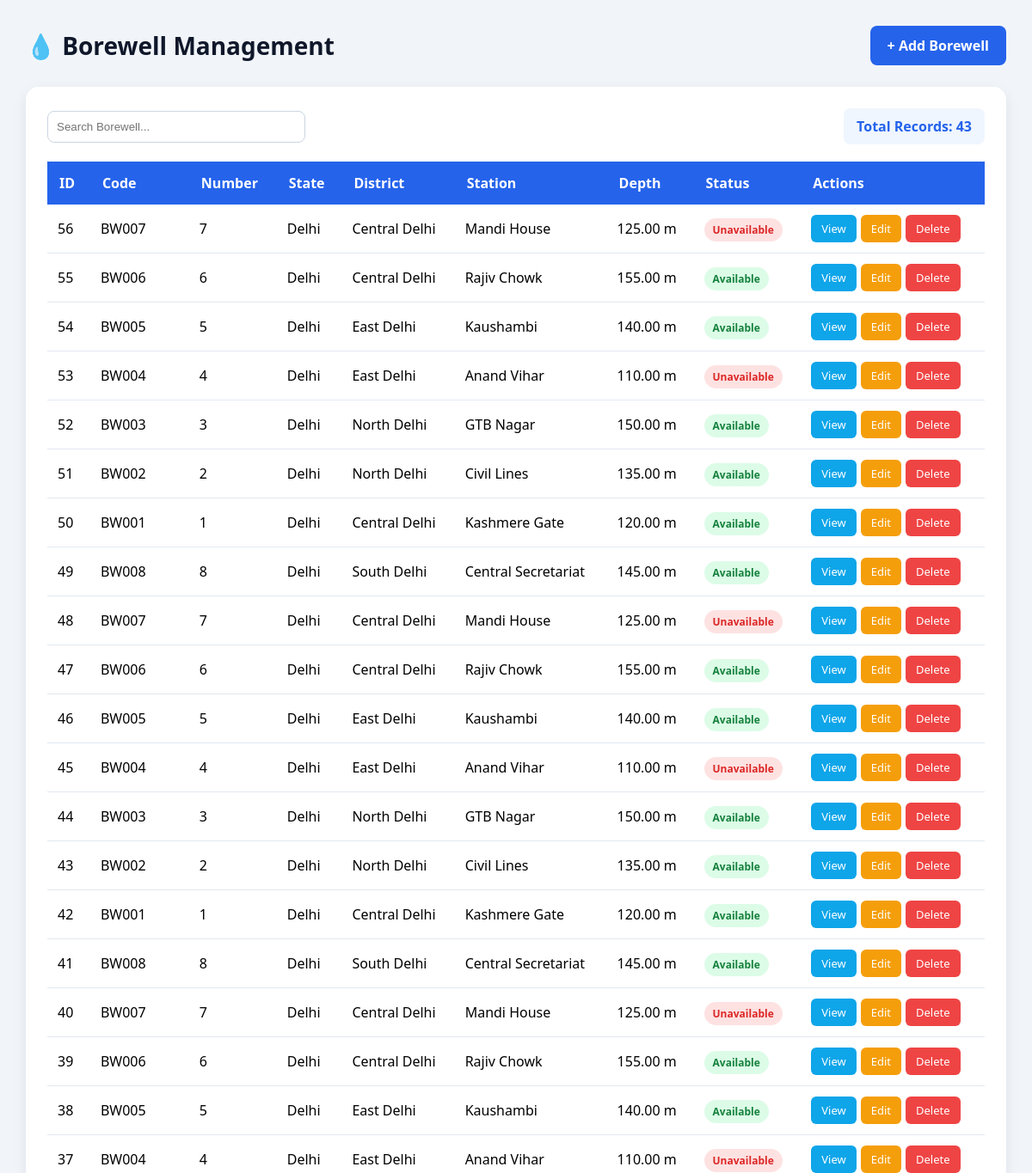
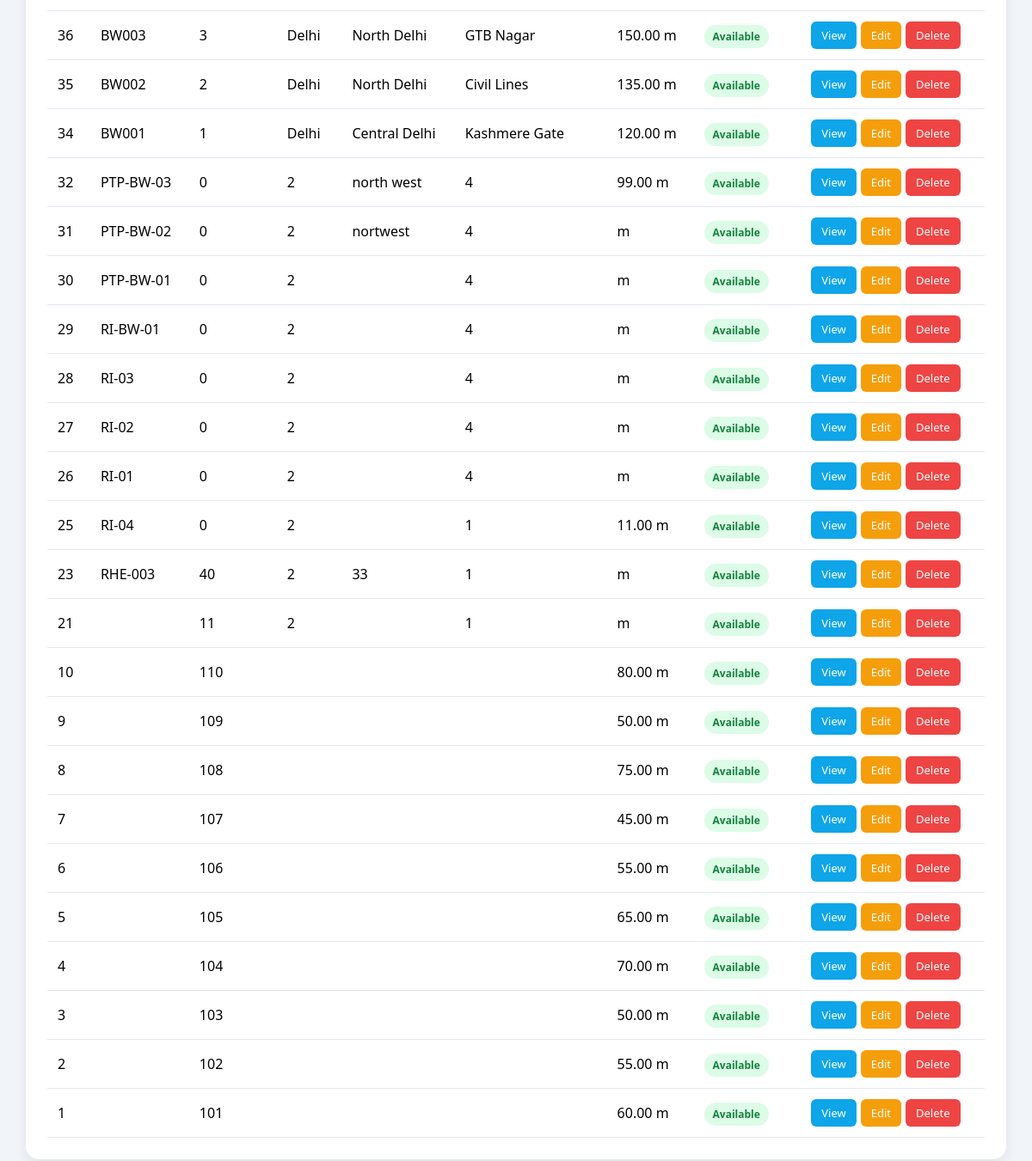
Screenshot of /borewells/borewell_list.php (signed in) with the database file from the repository (2 pictures, top to bottom).
### tables this page shows
CREATE TABLE `borewell` (
  `borewell_id` int NOT NULL,
  `borewell_code` varchar(100) DEFAULT NULL,
  `site_id` int NOT NULL,
  `borewell_number` int NOT NULL DEFAULT '0',
  `is_available` tinyint(1) NOT NULL DEFAULT '0',
  `distance_m` int DEFAULT NULL,
  `location` text,
  `latitude` decimal(10,8) DEFAULT NULL,
  `longitude` decimal(11,8) DEFAULT NULL,
  `diameter_m` decimal(5,2) DEFAULT NULL,
  `depth_m` decimal(6,2) DEFAULT NULL,
  `permission_valid` tinyint(1) DEFAULT NULL,
  `authority_id` int DEFAULT NULL,
  `approval_date` date DEFAULT NULL,
  `validity_years` int DEFAULT NULL,
  `no_permission_reason_id` int DEFAULT NULL,
  `extraction_cum_per_day` decimal(8,2) DEFAULT NULL,
  `state` varchar(100) DEFAULT NULL,
  `district` varchar(100) DEFAULT NULL,
  `line` varchar(100) DEFAULT NULL,
  `station` varchar(100) DEFAULT NULL,
  `meter_installed` varchar(100) DEFAULT NULL,
  `meter_functional` varchar(100) DEFAULT NULL,
  `calibration_meter_date` date DEFAULT NULL,
  `water_extraction_record` varchar(100) DEFAULT NULL,
  `area_feed_borewell` varchar(100) DEFAULT NULL,
  `near_piezometer` varchar(100) DEFAULT NULL,
  `photograph_lat_long` varchar(512) DEFAULT NULL,
  `createdAt` int DEFAULT NULL,
  `createdBy` varchar(100) DEFAULT NULL,
  `updatedAt` int DEFAULT NULL,
  `UpdatedBy` varchar(100) DEFAULT NULL,
  `ip` varchar(100) DEFAULT NULL
);

### borewells/borewell_list.php (the view, shortened to what this page needs)
<?php
include("../config/db.php");
$result=mysqli_query($conn,"
SELECT *
FROM borewell
ORDER BY borewell_id DESC
");
$total=mysqli_num_rows($result);
?>
<!DOCTYPE html>
<html>
<head>
</head>
<body>
<div class="container">
<div class="header">
<h1 class="page-title">
💧 Borewell Management
</h1>
<a href="add_borewell.php" class="add-btn">
+ Add Borewell
</a>
</div>
<div class="card">
<div class="top-bar">
<input
type="text"
id="searchInput"
class="search-box"
placeholder="Search Borewell...">
<div class="count-box">
Total Records: <?= $total ?>
</div>
</div>
<table id="borewellTable">
<thead>
<tr>
<th>ID</th>
<th>Code</th>
<th>Number</th>
<th>State</th>
<th>District</th>
<th>Station</th>
<th>Depth</th>
<th>Status</th>
<th>Actions</th>
</tr>
</thead>
<tbody>
<?php while($row=mysqli_fetch_assoc($result)){ ?>
<tr>
<td>
<?= $row['borewell_id'] ?>
</td>
<td>
<?= $row['borewell_code'] ?>
</td>
<td>
<?= $row['borewell_number'] ?>
</td>
<td>
<?= $row['state'] ?>
</td>
<td>
<?= $row['district'] ?>
</td>
<td>
<?= $row['station'] ?>
</td>
<td>
<?= $row['depth_m'] ?> m
</td>
<td>
<?php
if($row['is_available']==1)
{
?>
<span class="badge-green">
Available
</span>
<?php
}
else
{
?>
<span class="badge-red">
Unavailable
</span>
<?php
}
?>
</td>
<td>
<div class="action-group">
<a
href="view_borewell.php?id=<?= $row['borewell_id'] ?>"
class="action-btn view"
style="text-decoration:none;">
View
</a>
<a
href="edit_borewell.php?id=<?= $row['borewell_id'] ?>"
class="action-btn edit"
style="text-decoration:none;">
Edit
</a>
<a
href="delete_borewell.php?id=<?= $row['borewell_id'] ?>"
class="action-btn delete"
style="text-decoration:none;"
onclick="return confirm('Delete Borewell?')">
Delete
</a>
</div>
</td>
</tr>
<?php } ?>
</tbody>
</table>
</div>
</body>
</html>

### borewells/borewell_list.php (style rules this page uses)
* { margin:0; padding:0; box-sizing:border-box; }
body { font-family:'Segoe UI',sans-serif; background:#f1f5f9; }
.container { padding:30px; }
.header { display:flex; justify-content:space-between; align-items:center; margin-bottom:25px; }
.page-title { font-size:28px; font-weight:700; color:#0f172a; }
.add-btn { background:#2563eb; color:white; padding:12px 20px; border-radius:8px; text-decoration:none; font-weight:600; }
.card { background:white; border-radius:15px; padding:25px; box-shadow:0 5px 15px rgba(0,0,0,.08); }
.top-bar { display:flex; justify-content:space-between; align-items:center; margin-bottom:20px; flex-wrap:wrap; gap:10px; }
.search-box { padding:10px; width:300px; border:1px solid #cbd5e1; border-radius:8px; }
.count-box { background:#eff6ff; color:#2563eb; padding:10px 15px; border-radius:8px; font-weight:600; }
table { width:100%; border-collapse:collapse; }
thead { background:#2563eb; color:white; }
th { padding:14px; text-align:left; }
td { padding:12px; border-bottom:1px solid #e2e8f0; }
.badge-green { background:#dcfce7; color:#15803d; padding:5px 10px; border-radius:20px; font-size:12px; font-weight:600; }
.badge-red { background:#fee2e2; color:#dc2626; padding:5px 10px; border-radius:20px; font-size:12px; font-weight:600; }
.action-btn { padding:7px 12px; border:none; border-radius:6px; cursor:pointer; color:white; font-size:13px; }
.view { background:#0ea5e9; }
.edit { background:#f59e0b; }
.delete { background:#ef4444; }
.action-group { display:flex; gap:5px; }

### rows the page displays
borewell: borewell_id "56", borewell_code "BW007", borewell_number "7", state "Delhi", district "Central Delhi", station "Mandi House", depth_m "125.00", is_available "Unavailable"
borewell: borewell_id "55", borewell_code "BW006", borewell_number "6", state "Delhi", district "Central Delhi", station "Rajiv Chowk", depth_m "155.00", is_available "Available"
borewell: borewell_id "54", borewell_code "BW005", borewell_number "5", state "Delhi", district "East Delhi", station "Kaushambi", depth_m "140.00", is_available "Available"
borewell: borewell_id "53", borewell_code "BW004", borewell_number "4", state "Delhi", district "East Delhi", station "Anand Vihar", depth_m "110.00", is_available "Unavailable"
borewell: borewell_id "52", borewell_code "BW003", borewell_number "3", state "Delhi", district "North Delhi", station "GTB Nagar", depth_m "150.00", is_available "Available"
borewell: borewell_id "51", borewell_code "BW002", borewell_number "2", state "Delhi", district "North Delhi", station "Civil Lines", depth_m "135.00", is_available "Available"
borewell: borewell_id "50", borewell_code "BW001", borewell_number "1", state "Delhi", district "Central Delhi", station "Kashmere Gate", depth_m "120.00", is_available "Available"
borewell: borewell_id "49", borewell_code "BW008", borewell_number "8", state "Delhi", district "South Delhi", station "Central Secretariat", depth_m "145.00", is_available "Available"
borewell: borewell_id "48", borewell_code "BW007", borewell_number "7", state "Delhi", district "Central Delhi", station "Mandi House", depth_m "125.00", is_available "Unavailable"
borewell: borewell_id "47", borewell_code "BW006", borewell_number "6", state "Delhi", district "Central Delhi", station "Rajiv Chowk", depth_m "155.00", is_available "Available"
borewell: borewell_id "46", borewell_code "BW005", borewell_number "5", state "Delhi", district "East Delhi", station "Kaushambi", depth_m "140.00", is_available "Available"
borewell: borewell_id "45", borewell_code "BW004", borewell_number "4", state "Delhi", district "East Delhi", station "Anand Vihar", depth_m "110.00", is_available "Unavailable"
borewell: borewell_id "44", borewell_code "BW003", borewell_number "3", state "Delhi", district "North Delhi", station "GTB Nagar", depth_m "150.00", is_available "Available"
borewell: borewell_id "43", borewell_code "BW002", borewell_number "2", state "Delhi", district "North Delhi", station "Civil Lines", depth_m "135.00", is_available "Available"
borewell: borewell_id "42", borewell_code "BW001", borewell_number "1", state "Delhi", district "Central Delhi", station "Kashmere Gate", depth_m "120.00", is_available "Available"
borewell: borewell_id "41", borewell_code "BW008", borewell_number "8", state "Delhi", district "South Delhi", station "Central Secretariat", depth_m "145.00", is_available "Available"
borewell: borewell_id "40", borewell_code "BW007", borewell_number "7", state "Delhi", district "Central Delhi", station "Mandi House", depth_m "125.00", is_available "Unavailable"
borewell: borewell_id "39", borewell_code "BW006", borewell_number "6", state "Delhi", district "Central Delhi", station "Rajiv Chowk", depth_m "155.00", is_available "Available"
borewell: borewell_id "38", borewell_code "BW005", borewell_number "5", state "Delhi", district "East Delhi", station "Kaushambi", depth_m "140.00", is_available "Available"
borewell: borewell_id "37", borewell_code "BW004", borewell_number "4", state "Delhi", district "East Delhi", station "Anand Vihar", depth_m "110.00", is_available "Unavailable"
borewell: borewell_id "36", borewell_code "BW003", borewell_number "3", state "Delhi", district "North Delhi", station "GTB Nagar", depth_m "150.00", is_available "Available"
borewell: borewell_id "35", borewell_code "BW002", borewell_number "2", state "Delhi", district "North Delhi", station "Civil Lines", depth_m "135.00", is_available "Available"
borewell: borewell_id "34", borewell_code "BW001", borewell_number "1", state "Delhi", district "Central Delhi", station "Kashmere Gate", depth_m "120.00", is_available "Available"
borewell: borewell_id "32", borewell_code "PTP-BW-03", borewell_number "0", state "2", district "north west", station "4", depth_m "99.00", is_available "Available"
borewell: borewell_id "31", borewell_code "PTP-BW-02", borewell_number "0", state "2", district "nortwest", station "4", is_available "Available"
borewell: borewell_id "30", borewell_code "PTP-BW-01", borewell_number "0", state "2", station "4", is_available "Available"
borewell: borewell_id "29", borewell_code "RI-BW-01", borewell_number "0", state "2", station "4", is_available "Available"
borewell: borewell_id "28", borewell_code "RI-03", borewell_number "0", state "2", station "4", is_available "Available"
borewell: borewell_id "27", borewell_code "RI-02", borewell_number "0", state "2", station "4", is_available "Available"
borewell: borewell_id "26", borewell_code "RI-01", borewell_number "0", state "2", station "4", is_available "Available"
borewell: borewell_id "25", borewell_code "RI-04", borewell_number "0", state "2", station "1", depth_m "11.00", is_available "Available"
borewell: borewell_id "23", borewell_code "RHE-003", borewell_number "40", state "2", district "33", station "1", is_available "Available"
borewell: borewell_id "21", borewell_number "11", state "2", station "1", is_available "Available"
borewell: borewell_id "10", borewell_number "110", depth_m "80.00", is_available "Available"
borewell: borewell_id "9", borewell_number "109", depth_m "50.00", is_available "Available"
borewell: borewell_id "8", borewell_number "108", depth_m "75.00", is_available "Available"
borewell: borewell_id "7", borewell_number "107", depth_m "45.00", is_available "Available"
borewell: borewell_id "6", borewell_number "106", depth_m "55.00", is_available "Available"
borewell: borewell_id "5", borewell_number "105", depth_m "65.00", is_available "Available"
borewell: borewell_id "4", borewell_number "104", depth_m "70.00", is_available "Available"
borewell: borewell_id "3", borewell_number "103", depth_m "50.00", is_available "Available"
borewell: borewell_id "2", borewell_number "102", depth_m "55.00", is_available "Available"
borewell: borewell_id "1", borewell_number "101", depth_m "60.00", is_available "Available"

### other values shown
$total "43"
